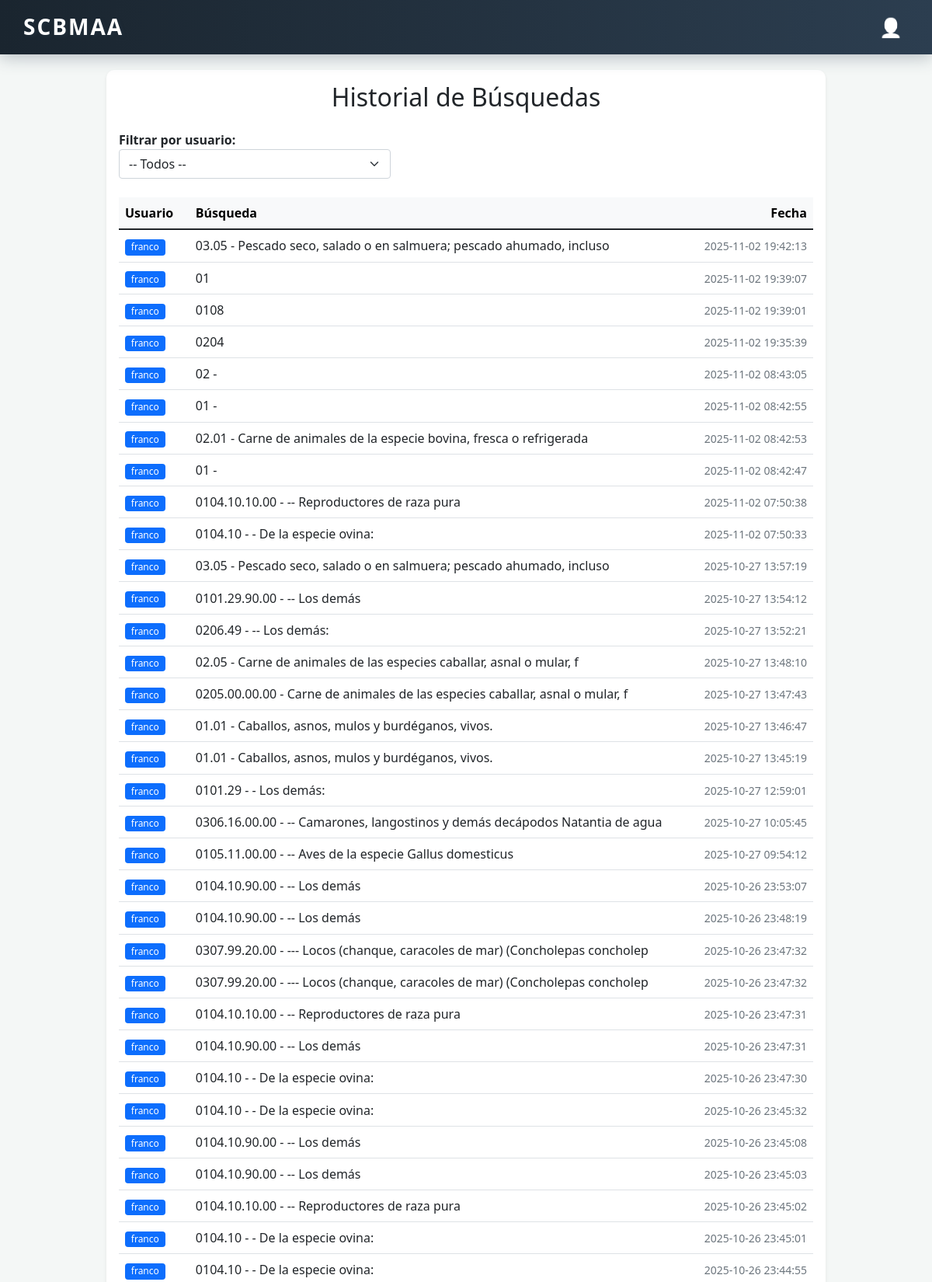
Page /logs/ (signed in, upper part) on the committed database.
### usuarios/models.py (models this page shows, shortened)
class SearchLog(models.Model):
    user = models.ForeignKey(
        User,
        on_delete=models.CASCADE,
        related_name='search_logs',
        verbose_name='Usuario'
    )
    term = models.CharField(
        max_length=255,
        verbose_name='Término buscado'
    )
    timestamp = models.DateTimeField(
        default=timezone.now,
        verbose_name='Fecha y hora'
    )
    class Meta:
        verbose_name = 'Registro de búsqueda'
        verbose_name_plural = 'Registros de búsquedas'
        ordering = ['-timestamp']

### usuarios/views.py (the view, shortened to what this page needs)
# urls.py: path('logs/', views.view_search_logs, name='search_logs'),
@user_passes_test(lambda u: u.is_staff or u.is_superuser)
@login_required
def view_search_logs(request):
    try:
        user_ids = SearchLog.objects.values_list('user', flat=True).distinct()
        users_list = User.objects.filter(id__in=user_ids).order_by('username')
        selected_user_id = request.GET.get('user_id')
        selected_user_logs = None
        selected_user_instance = None
        logs = SearchLog.objects.select_related('user').order_by('-timestamp')
        context = {
            'logs': logs,
            'users_list': users_list,
            'selected_user_logs': selected_user_logs,
            'selected_user_instance': selected_user_instance,
            'selected_user_id': selected_user_id,
            'debug_info': {
                'total_logs': logs.count(),
                'request_user': request.user.username,
            }
        }
        return render(request, 'usuarios/search_logs.html', context)
    except Exception as e:
        import traceback
        context = {
            'error': str(e),
            'logs': [],
            'users_list': [],
            'selected_user_logs': None,
            'selected_user_instance': None,
            'selected_user_id': None,
            'debug_info': {
                'error_details': traceback.format_exc()
            }
        }
        return render(request, 'usuarios/search_logs.html', context)

### usuarios/templates/usuarios/search_logs.html (shortened to what this page needs)
{% extends 'base.html' %}
{% load tz %}
{% block content %}
<div id="top-bar">
    <h1 id="home-link" onclick="window.location.href='/'">SCBMAA</h1>
    <div id="user-container">
        <div id="user-icon">👤</div>
    </div>
</div>
<div class="container mt-4">
    <div class="row justify-content-center">
        <div class="col-lg-10">
            <div class="card shadow-sm">
                <div class="card-body">
                    <h2 class="mb-4 text-center">Historial de Búsquedas</h2>
                    <form method="get" class="mb-4" style="max-width:350px;">
                        <label for="user_id" style="font-weight:600;">Filtrar por usuario:</label>
                        <select name="user_id" id="user_id" class="form-select" onchange="this.form.submit()">
                            <option value="">-- Todos --</option>
                        </select>
                    </form>
                    {% if selected_user_logs is not None %}
                        <div class="table-responsive">
                            <table class="table table-hover align-middle">
                                <thead class="table-light">
                                    <tr>
                                        <th>Usuario</th>
                                        <th>Búsqueda</th>
                                        <th class="text-end">Fecha</th>
                                    </tr>
                                </thead>
                                <tbody>
                                    {% for log in selected_user_logs %}
                                    <tr>
                                        <td>
                                            <span class="badge bg-primary">{{ log.user.username }}</span>
                                        </td>
                                        <td>{{ log.term }}</td>
                                        <td class="text-end">
                                            <small class="text-muted">
                                                {{ log.timestamp|localtime|date:"Y-m-d H:i:s" }}
                                            </small>
                                        </td>
                                    </tr>
                                    {% endfor %}
                                </tbody>
                            </table>
                        </div>
                    {% elif logs %}
                        <div class="table-responsive">
                            <table class="table table-hover align-middle">
                                <thead class="table-light">
                                    <tr>
                                        <th>Usuario</th>
                                        <th>Búsqueda</th>
                                        <th class="text-end">Fecha</th>
                                    </tr>
                                </thead>
                                <tbody>
                                    {% for log in logs %}
                                    <tr>
                                        <td>
                                            <span class="badge bg-primary">{{ log.user.username }}</span>
                                        </td>
                                        <td>{{ log.term }}</td>
                                        <td class="text-end">
                                            <small class="text-muted">
                                                {{ log.timestamp|localtime|date:"Y-m-d H:i:s" }}
                                            </small>
                                        </td>
                                    </tr>
                                    {% endfor %}
                                </tbody>
                            </table>
                        </div>
                    {% else %}
                        <div class="alert alert-warning text-center">
                            <i class="fas fa-info-circle"></i> No hay registros de búsqueda para mostrar.
                        </div>
                    {% endif %}
                </div>
            </div>
        </div>
    </div>
</div>
<link href="https://cdnjs.cloudflare.com/ajax/libs/font-awesome/5.15.4/css/all.min.css" rel="stylesheet">
{% endblock %}

### usuarios/templates/usuarios/search_logs.html (style rules this page uses)
:root { --primary-dark: #2c3e50; --primary-darker: #1a252f; --shadow-heavy: rgba(44, 62, 80, 0.3); }
#top-bar { position: fixed; top: 0; left: 0; right: 0; height: 70px; background: linear-gradient(90deg, var(--primary-darker) 0%, var(--primary-dark) 100%); z-index: 1001; display: flex; align-items: center; padding: 0 30px; box-shadow: 0 4px 20px var(--shadow-heavy); backdrop-filter: blur(10px); }
#top-bar h1 { color: #fff; margin: 0; font-size: 28px; font-weight: 700; cursor: pointer; letter-spacing: 2px; text-shadow: 2px 2px 4px var(--shadow-heavy); transition: opacity 0.3s ease; text-decoration: none; }
#user-container { margin-left: auto; position: relative; }
#user-icon { color: white; font-size: 24px; cursor: pointer; padding: 8px; border-radius: 50%; transition: background-color 0.3s ease; display: flex; align-items: center; justify-content: center; filter: brightness(0) invert(1); }
body { margin: 0; padding: 0; background-color: #f4f7f6; }
.container { margin-top: 90px !important; }
.card { border: none; border-radius: 10px; }
.table th { background-color: #f8f9fa; border-top: none; }
.table td { vertical-align: middle; }
.badge { font-weight: normal; }

### rows in the picture
SearchLog: user.username "franco", term "03.05 - Pescado seco, salado o en salmuera; pescado ahumado, incluso", timestamp "2025-11-02 19:42:13"
SearchLog: user.username "franco", term "01", timestamp "2025-11-02 19:39:07"
SearchLog: user.username "franco", term "0108", timestamp "2025-11-02 19:39:01"
SearchLog: user.username "franco", term "0204", timestamp "2025-11-02 19:35:39"
SearchLog: user.username "franco", term "02 -", timestamp "2025-11-02 08:43:05"
SearchLog: user.username "franco", term "01 -", timestamp "2025-11-02 08:42:55"
SearchLog: user.username "franco", term "02.01 - Carne de animales de la especie bovina, fresca o refrigerada", timestamp "2025-11-02 08:42:53"
SearchLog: user.username "franco", term "01 -", timestamp "2025-11-02 08:42:47"
SearchLog: user.username "franco", term "0104.10.10.00 - -- Reproductores de raza pura", timestamp "2025-11-02 07:50:38"
SearchLog: user.username "franco", term "0104.10 - - De la especie ovina:", timestamp "2025-11-02 07:50:33"
SearchLog: user.username "franco", term "03.05 - Pescado seco, salado o en salmuera; pescado ahumado, incluso", timestamp "2025-10-27 13:57:19"
SearchLog: user.username "franco", term "0101.29.90.00 - -- Los demás", timestamp "2025-10-27 13:54:12"
SearchLog: user.username "franco", term "0206.49 - -- Los demás:", timestamp "2025-10-27 13:52:21"
SearchLog: user.username "franco", term "02.05 - Carne de animales de las especies caballar, asnal o mular, f", timestamp "2025-10-27 13:48:10"
SearchLog: user.username "franco", term "0205.00.00.00 - Carne de animales de las especies caballar, asnal o mular, f", timestamp "2025-10-27 13:47:43"
SearchLog: user.username "franco", term "01.01 - Caballos, asnos, mulos y burdéganos, vivos.", timestamp "2025-10-27 13:46:47"
SearchLog: user.username "franco", term "01.01 - Caballos, asnos, mulos y burdéganos, vivos.", timestamp "2025-10-27 13:45:19"
SearchLog: user.username "franco", term "0101.29 - - Los demás:", timestamp "2025-10-27 12:59:01"
SearchLog: user.username "franco", term "0306.16.00.00 - -- Camarones, langostinos y demás decápodos Natantia de agua", timestamp "2025-10-27 10:05:45"
SearchLog: user.username "franco", term "0105.11.00.00 - -- Aves de la especie Gallus domesticus", timestamp "2025-10-27 09:54:12"
SearchLog: user.username "franco", term "0104.10.90.00 - -- Los demás", timestamp "2025-10-26 23:53:07"
SearchLog: user.username "franco", term "0104.10.90.00 - -- Los demás", timestamp "2025-10-26 23:48:19"
SearchLog: user.username "franco", term "0307.99.20.00 - --- Locos (chanque, caracoles de mar) (Concholepas concholep", timestamp "2025-10-26 23:47:32"
SearchLog: user.username "franco", term "0307.99.20.00 - --- Locos (chanque, caracoles de mar) (Concholepas concholep", timestamp "2025-10-26 23:47:32"
SearchLog: user.username "franco", term "0104.10.10.00 - -- Reproductores de raza pura", timestamp "2025-10-26 23:47:31"
SearchLog: user.username "franco", term "0104.10.90.00 - -- Los demás", timestamp "2025-10-26 23:47:31"
SearchLog: user.username "franco", term "0104.10 - - De la especie ovina:", timestamp "2025-10-26 23:47:30"
SearchLog: user.username "franco", term "0104.10 - - De la especie ovina:", timestamp "2025-10-26 23:45:32"
SearchLog: user.username "franco", term "0104.10.90.00 - -- Los demás", timestamp "2025-10-26 23:45:08"
SearchLog: user.username "franco", term "0104.10.90.00 - -- Los demás", timestamp "2025-10-26 23:45:03"
SearchLog: user.username "franco", term "0104.10.10.00 - -- Reproductores de raza pura", timestamp "2025-10-26 23:45:02"
SearchLog: user.username "franco", term "0104.10 - - De la especie ovina:", timestamp "2025-10-26 23:45:01"
SearchLog: user.username "franco", term "0104.10 - - De la especie ovina:", timestamp "2025-10-26 23:44:55"
